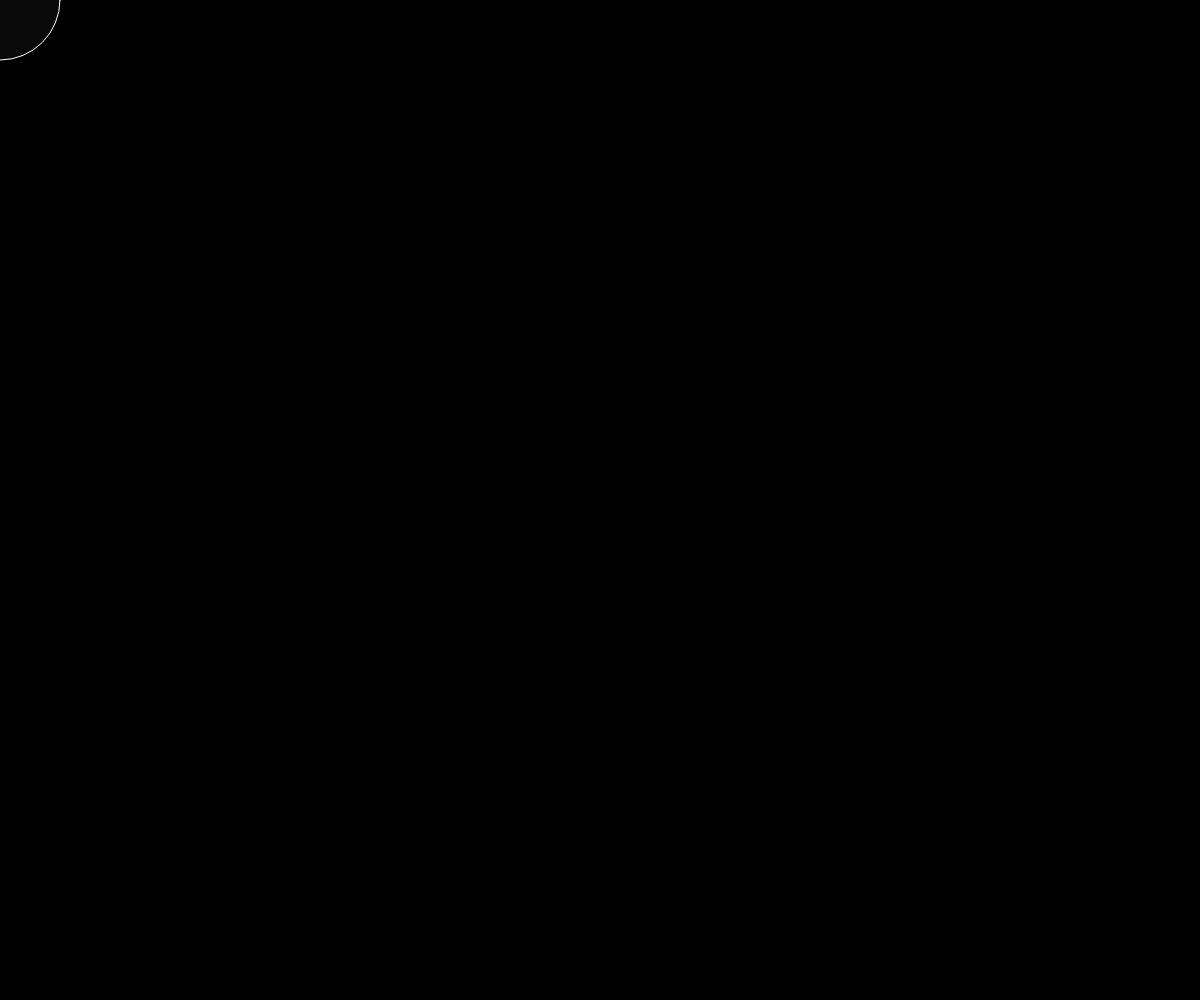
Frame 1 (no input)
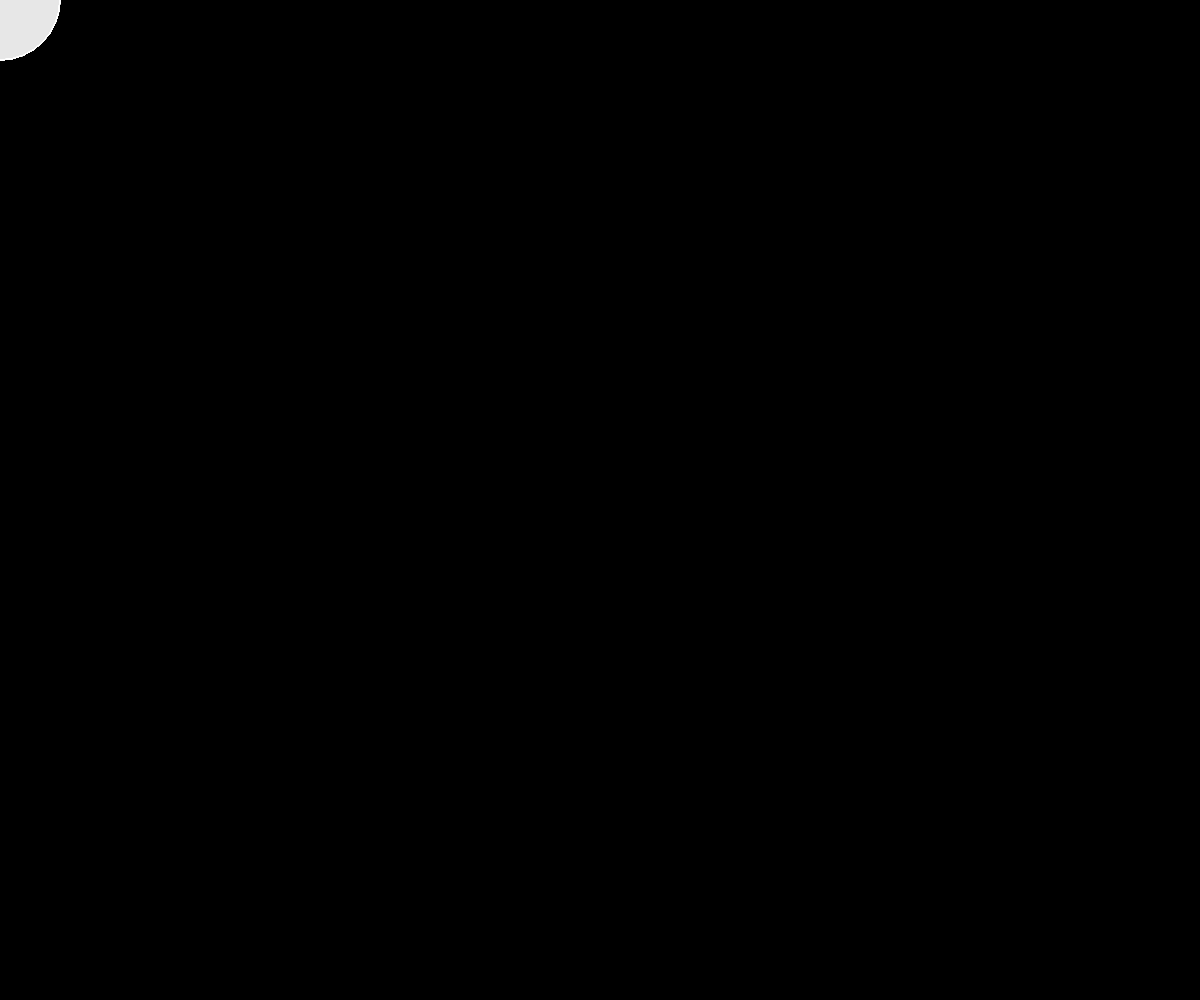
Frame 60 (no input)
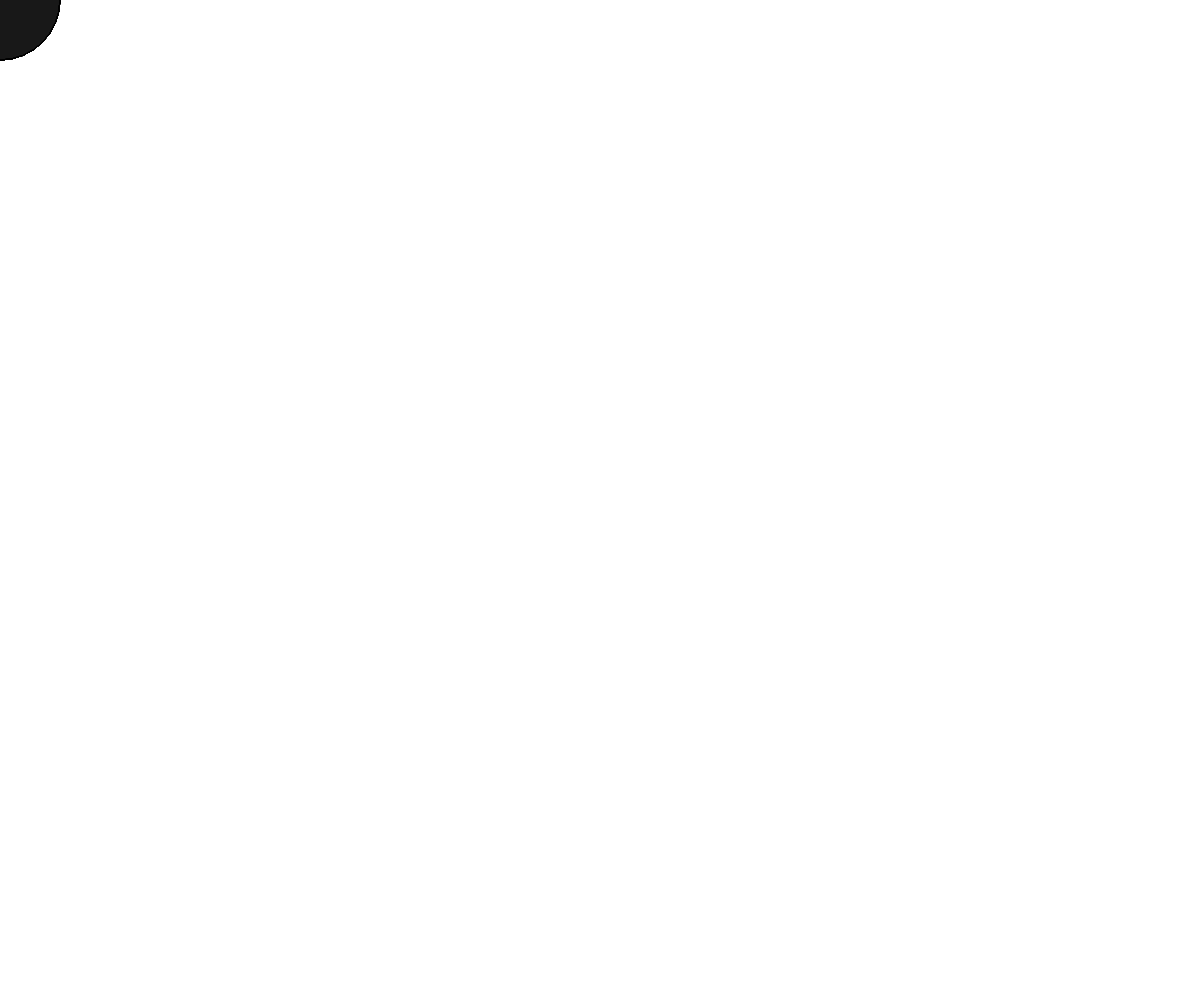
Frame 120 (the mouse pressed at the canvas centre since frame 60)

The p5.js sketch that drew these frames (run headless with seeded random() and noise() and a simulated clock; from frame 60 on, the mouse is pressed at the canvas centre):

// p5.js sketch
// ── sketch.js


var adj = {
	r:25,
	g:255,
	growth:0,
	change:0

};


function windowResized(){
	resizeCanvas(windowWidth, windowHeight);
	
}
function setup(){
	createCanvas(windowWidth, windowHeight);
	background(0,0,0);

}

function draw(){
	smooth();
	adj.growth = random(0, 20);
	adj.change = random(0, 255);

	frameRate(80);
	stroke(255, 255, 255);
	strokeWeight(1);
	fill(255, 255, 255, 10);
	ellipse(mouseX, mouseY, 120, 120);

}

function mousePressed() {
filter(INVERT);
  }
